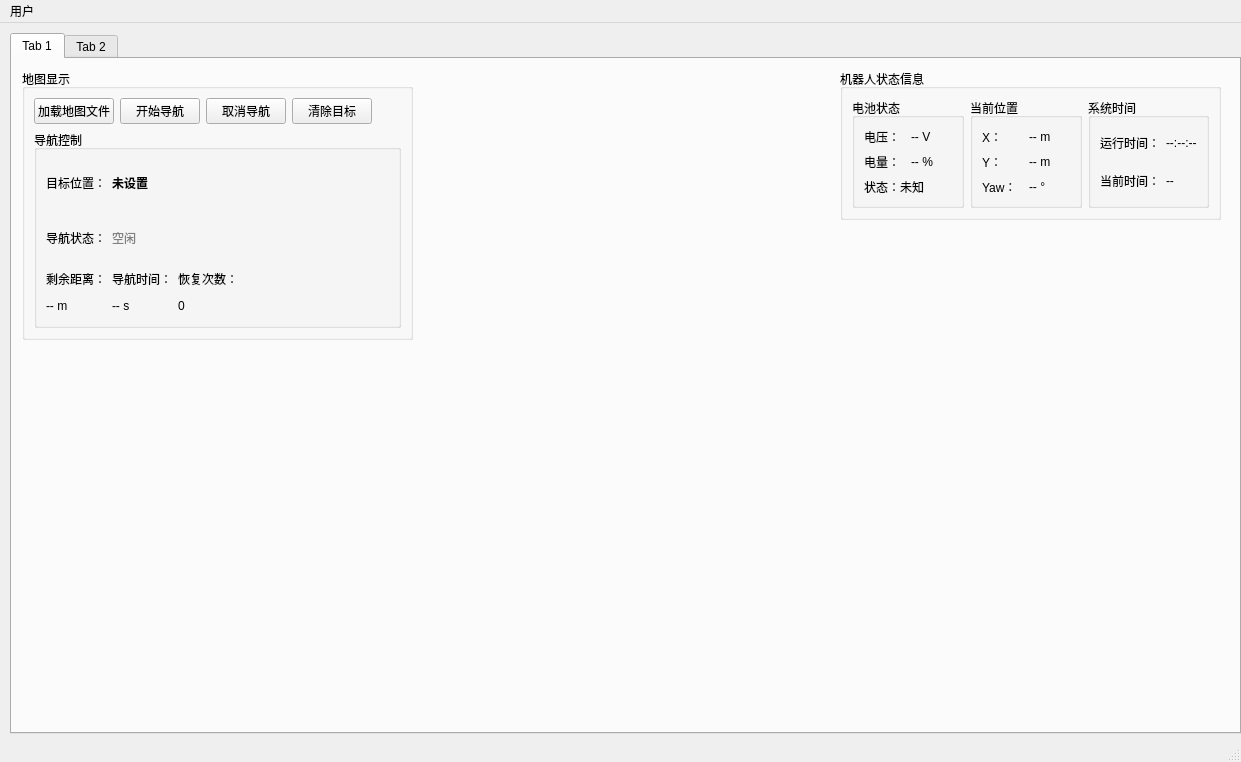
<?xml version="1.0" encoding="UTF-8"?>
<ui version="4.0">
 <class>MainWindow</class>
 <widget class="QMainWindow" name="MainWindow">
  <property name="geometry">
   <rect>
    <x>0</x>
    <y>0</y>
    <width>1241</width>
    <height>762</height>
   </rect>
  </property>
  <property name="windowTitle">
   <string>MainWindow</string>
  </property>
  <widget class="QWidget" name="centralwidget">
   <widget class="QTabWidget" name="tabWidget">
    <property name="geometry">
     <rect>
      <x>10</x>
      <y>10</y>
      <width>1231</width>
      <height>701</height>
     </rect>
    </property>
    <property name="currentIndex">
     <number>0</number>
    </property>
    <widget class="QWidget" name="tab">
     <attribute name="title">
      <string>Tab 1</string>
     </attribute>
     <widget class="QGroupBox" name="statusGroupBox">
      <property name="geometry">
       <rect>
        <x>828</x>
        <y>10</y>
        <width>381</width>
        <height>151</height>
       </rect>
      </property>
      <property name="title">
       <string>机器人状态信息</string>
      </property>
      <layout class="QHBoxLayout" name="statusLayout">
       <item>
        <widget class="QGroupBox" name="batteryGroupBox">
         <property name="title">
          <string>电池状态</string>
         </property>
         <layout class="QVBoxLayout" name="batteryLayout">
          <item>
           <layout class="QHBoxLayout" name="voltageLayout">
            <item>
             <widget class="QLabel" name="labelVoltageInfo">
              <property name="text">
               <string>电压：</string>
              </property>
             </widget>
            </item>
            <item>
             <widget class="QLabel" name="labelVoltage">
              <property name="text">
               <string>-- V</string>
              </property>
             </widget>
            </item>
           </layout>
          </item>
          <item>
           <layout class="QHBoxLayout" name="percentageLayout">
            <item>
             <widget class="QLabel" name="labelPercentageInfo">
              <property name="text">
               <string>电量：</string>
              </property>
             </widget>
            </item>
            <item>
             <widget class="QLabel" name="labelPercentage">
              <property name="text">
               <string>-- %</string>
              </property>
             </widget>
            </item>
           </layout>
          </item>
          <item>
           <widget class="QLabel" name="labelBatteryStatus">
            <property name="text">
             <string>状态：未知</string>
            </property>
           </widget>
          </item>
         </layout>
        </widget>
       </item>
       <item>
        <widget class="QGroupBox" name="positionGroupBox">
         <property name="title">
          <string>当前位置</string>
         </property>
         <layout class="QVBoxLayout" name="positionLayout">
          <item>
           <layout class="QHBoxLayout" name="xLayout">
            <item>
             <widget class="QLabel" name="labelXInfo">
              <property name="text">
               <string>X：</string>
              </property>
             </widget>
            </item>
            <item>
             <widget class="QLabel" name="labelX">
              <property name="text">
               <string>-- m</string>
              </property>
             </widget>
            </item>
           </layout>
          </item>
          <item>
           <layout class="QHBoxLayout" name="yLayout">
            <item>
             <widget class="QLabel" name="labelYInfo">
              <property name="text">
               <string>Y：</string>
              </property>
             </widget>
            </item>
            <item>
             <widget class="QLabel" name="labelY">
              <property name="text">
               <string>-- m</string>
              </property>
             </widget>
            </item>
           </layout>
          </item>
          <item>
           <layout class="QHBoxLayout" name="yawLayout">
            <item>
             <widget class="QLabel" name="labelYawInfo">
              <property name="text">
               <string>Yaw：</string>
              </property>
             </widget>
            </item>
            <item>
             <widget class="QLabel" name="labelYaw">
              <property name="text">
               <string>-- °</string>
              </property>
             </widget>
            </item>
           </layout>
          </item>
         </layout>
        </widget>
       </item>
       <item>
        <widget class="QGroupBox" name="timeGroupBox">
         <property name="title">
          <string>系统时间</string>
         </property>
         <layout class="QVBoxLayout" name="timeLayout">
          <item>
           <layout class="QHBoxLayout" name="uptimeLayout">
            <item>
             <widget class="QLabel" name="labelUptimeInfo">
              <property name="text">
               <string>运行时间：</string>
              </property>
             </widget>
            </item>
            <item>
             <widget class="QLabel" name="labelUptime">
              <property name="text">
               <string>--:--:--</string>
              </property>
             </widget>
            </item>
           </layout>
          </item>
          <item>
           <layout class="QHBoxLayout" name="currentTimeLayout">
            <item>
             <widget class="QLabel" name="labelCurrentTimeInfo">
              <property name="text">
               <string>当前时间：</string>
              </property>
             </widget>
            </item>
            <item>
             <widget class="QLabel" name="labelCurrentTime">
              <property name="text">
               <string>--</string>
              </property>
             </widget>
            </item>
           </layout>
          </item>
         </layout>
        </widget>
       </item>
      </layout>
     </widget>
     <widget class="QGroupBox" name="mapGroupBox">
      <property name="geometry">
       <rect>
        <x>10</x>
        <y>10</y>
        <width>391</width>
        <height>271</height>
       </rect>
      </property>
      <property name="title">
       <string>地图显示</string>
      </property>
      <layout class="QVBoxLayout" name="mapLayout">
       <item>
        <layout class="QHBoxLayout" name="mapButtonLayout">
         <item>
          <widget class="QPushButton" name="loadMapButton">
           <property name="text">
            <string>加载地图文件</string>
           </property>
          </widget>
         </item>
         <item>
          <widget class="QPushButton" name="btnStartNavigation">
           <property name="text">
            <string>开始导航</string>
           </property>
          </widget>
         </item>
         <item>
          <widget class="QPushButton" name="btnCancelNavigation">
           <property name="text">
            <string>取消导航</string>
           </property>
          </widget>
         </item>
         <item>
          <widget class="QPushButton" name="btnClearGoal">
           <property name="text">
            <string>清除目标</string>
           </property>
          </widget>
         </item>
         <item>
          <spacer name="mapButtonSpacer">
           <property name="orientation">
            <enum>Qt::Horizontal</enum>
           </property>
           <property name="sizeHint" stdset="0">
            <size>
             <width>40</width>
             <height>20</height>
            </size>
           </property>
          </spacer>
         </item>
        </layout>
       </item>
       <item>
        <widget class="QGroupBox" name="groupBoxNavigation">
         <property name="title">
          <string>导航控制</string>
         </property>
         <layout class="QVBoxLayout" name="navigationLayout">
          <item>
           <layout class="QHBoxLayout" name="targetPositionLayout">
            <item>
             <widget class="QLabel" name="labelTargetInfo">
              <property name="text">
               <string>目标位置：</string>
              </property>
             </widget>
            </item>
            <item>
             <widget class="QLabel" name="labelTargetPosition">
              <property name="styleSheet">
               <string>font-weight: bold;</string>
              </property>
              <property name="text">
               <string>未设置</string>
              </property>
             </widget>
            </item>
            <item>
             <spacer name="targetPositionSpacer">
              <property name="orientation">
               <enum>Qt::Horizontal</enum>
              </property>
              <property name="sizeHint" stdset="0">
               <size>
                <width>40</width>
                <height>20</height>
               </size>
              </property>
             </spacer>
            </item>
           </layout>
          </item>
          <item>
           <layout class="QHBoxLayout" name="navigationStatusLayout">
            <item>
             <widget class="QLabel" name="labelNavigationStatusInfo">
              <property name="text">
               <string>导航状态：</string>
              </property>
             </widget>
            </item>
            <item>
             <widget class="QLabel" name="labelNavigationStatus">
              <property name="styleSheet">
               <string>color: gray;</string>
              </property>
              <property name="text">
               <string>空闲</string>
              </property>
             </widget>
            </item>
            <item>
             <spacer name="navigationStatusSpacer">
              <property name="orientation">
               <enum>Qt::Horizontal</enum>
              </property>
              <property name="sizeHint" stdset="0">
               <size>
                <width>40</width>
                <height>20</height>
               </size>
              </property>
             </spacer>
            </item>
           </layout>
          </item>
          <item>
           <layout class="QHBoxLayout" name="navigationInfoLayout">
            <item>
             <layout class="QVBoxLayout" name="distanceLayout">
              <item>
               <widget class="QLabel" name="labelDistanceInfo">
                <property name="text">
                 <string>剩余距离：</string>
                </property>
               </widget>
              </item>
              <item>
               <widget class="QLabel" name="labelDistanceRemaining">
                <property name="text">
                 <string>-- m</string>
                </property>
               </widget>
              </item>
             </layout>
            </item>
            <item>
             <layout class="QVBoxLayout" name="timeLayout">
              <item>
               <widget class="QLabel" name="labelTimeInfo">
                <property name="text">
                 <string>导航时间：</string>
                </property>
               </widget>
              </item>
              <item>
               <widget class="QLabel" name="labelNavigationTime">
                <property name="text">
                 <string>-- s</string>
                </property>
               </widget>
              </item>
             </layout>
            </item>
            <item>
             <layout class="QVBoxLayout" name="recoveriesLayout">
              <item>
               <widget class="QLabel" name="labelRecoveriesInfo">
                <property name="text">
                 <string>恢复次数：</string>
                </property>
               </widget>
              </item>
              <item>
               <widget class="QLabel" name="labelRecoveries">
                <property name="text">
                 <string>0</string>
                </property>
               </widget>
              </item>
             </layout>
            </item>
            <item>
             <spacer name="navigationInfoSpacer">
              <property name="orientation">
               <enum>Qt::Horizontal</enum>
              </property>
              <property name="sizeHint" stdset="0">
               <size>
                <width>40</width>
                <height>20</height>
               </size>
              </property>
             </spacer>
            </item>
           </layout>
          </item>
         </layout>
        </widget>
       </item>
      </layout>
     </widget>
    </widget>
    <widget class="QWidget" name="tab_2">
     <attribute name="title">
      <string>Tab 2</string>
     </attribute>
     <widget class="QGroupBox" name="filterGroupBox">
      <property name="geometry">
       <rect>
        <x>11</x>
        <y>11</y>
        <width>671</width>
        <height>131</height>
       </rect>
      </property>
      <property name="title">
       <string>日志过滤</string>
      </property>
      <widget class="QGroupBox" name="levelGroupBox">
       <property name="geometry">
        <rect>
         <x>0</x>
         <y>20</y>
         <width>386</width>
         <height>63</height>
        </rect>
       </property>
       <property name="title">
        <string>级别</string>
       </property>
       <layout class="QHBoxLayout" name="levelLayout">
        <item>
         <widget class="QCheckBox" name="debugCheckBox">
          <property name="text">
           <string>DEBUG</string>
          </property>
         </widget>
        </item>
        <item>
         <widget class="QCheckBox" name="infoCheckBox">
          <property name="text">
           <string>INFO</string>
          </property>
         </widget>
        </item>
        <item>
         <widget class="QCheckBox" name="warningCheckBox">
          <property name="text">
           <string>WARNING</string>
          </property>
         </widget>
        </item>
        <item>
         <widget class="QCheckBox" name="errorCheckBox">
          <property name="text">
           <string>ERROR</string>
          </property>
         </widget>
        </item>
        <item>
         <widget class="QCheckBox" name="fatalCheckBox">
          <property name="text">
           <string>FATAL</string>
          </property>
         </widget>
        </item>
       </layout>
      </widget>
      <widget class="QLineEdit" name="keywordLineEdit">
       <property name="geometry">
        <rect>
         <x>0</x>
         <y>100</y>
         <width>61</width>
         <height>23</height>
        </rect>
       </property>
       <property name="placeholderText">
        <string>关键词</string>
       </property>
      </widget>
      <widget class="QLineEdit" name="sourceLineEdit">
       <property name="geometry">
        <rect>
         <x>70</x>
         <y>100</y>
         <width>62</width>
         <height>23</height>
        </rect>
       </property>
       <property name="placeholderText">
        <string>来源节点</string>
       </property>
      </widget>
      <widget class="QDateTimeEdit" name="startTimeEdit">
       <property name="geometry">
        <rect>
         <x>160</x>
         <y>100</y>
         <width>159</width>
         <height>24</height>
        </rect>
       </property>
       <property name="displayFormat">
        <string>yyyy-MM-dd HH:mm:ss</string>
       </property>
       <property name="calendarPopup">
        <bool>true</bool>
       </property>
      </widget>
      <widget class="QLabel" name="toLabel">
       <property name="geometry">
        <rect>
         <x>330</x>
         <y>100</y>
         <width>16</width>
         <height>17</height>
        </rect>
       </property>
       <property name="text">
        <string>至</string>
       </property>
      </widget>
      <widget class="QDateTimeEdit" name="endTimeEdit">
       <property name="geometry">
        <rect>
         <x>360</x>
         <y>100</y>
         <width>159</width>
         <height>24</height>
        </rect>
       </property>
       <property name="displayFormat">
        <string>yyyy-MM-dd HH:mm:ss</string>
       </property>
       <property name="calendarPopup">
        <bool>true</bool>
       </property>
      </widget>
      <widget class="QPushButton" name="queryButton">
       <property name="geometry">
        <rect>
         <x>400</x>
         <y>50</y>
         <width>80</width>
         <height>25</height>
        </rect>
       </property>
       <property name="text">
        <string>查询</string>
       </property>
      </widget>
      <widget class="QPushButton" name="clearFilterButton">
       <property name="geometry">
        <rect>
         <x>490</x>
         <y>50</y>
         <width>80</width>
         <height>25</height>
        </rect>
       </property>
       <property name="text">
        <string>清除过滤</string>
       </property>
      </widget>
      <widget class="QPushButton" name="refreshButton">
       <property name="geometry">
        <rect>
         <x>580</x>
         <y>50</y>
         <width>80</width>
         <height>25</height>
        </rect>
       </property>
       <property name="text">
        <string>刷新</string>
       </property>
      </widget>
     </widget>
     <widget class="QTableView" name="logTableView">
      <property name="geometry">
       <rect>
        <x>10</x>
        <y>160</y>
        <width>671</width>
        <height>491</height>
       </rect>
      </property>
     </widget>
    </widget>
   </widget>
  </widget>
  <widget class="QMenuBar" name="menubar">
   <property name="geometry">
    <rect>
     <x>0</x>
     <y>0</y>
     <width>1241</width>
     <height>22</height>
    </rect>
   </property>
   <widget class="QMenu" name="menuUser">
    <property name="title">
     <string>用户</string>
    </property>
    <addaction name="actionUserManagement"/>
    <addaction name="actionChangePassword"/>
    <addaction name="separator"/>
    <addaction name="actionLogout"/>
   </widget>
   <addaction name="menuUser"/>
  </widget>
  <widget class="QStatusBar" name="statusbar"/>
  <action name="actionUserManagement">
   <property name="text">
    <string>用户管理</string>
   </property>
  </action>
  <action name="actionChangePassword">
   <property name="text">
    <string>修改密码</string>
   </property>
  </action>
  <action name="actionLogout">
   <property name="text">
    <string>注销</string>
   </property>
  </action>
 </widget>
 <resources/>
 <connections/>
</ui>
